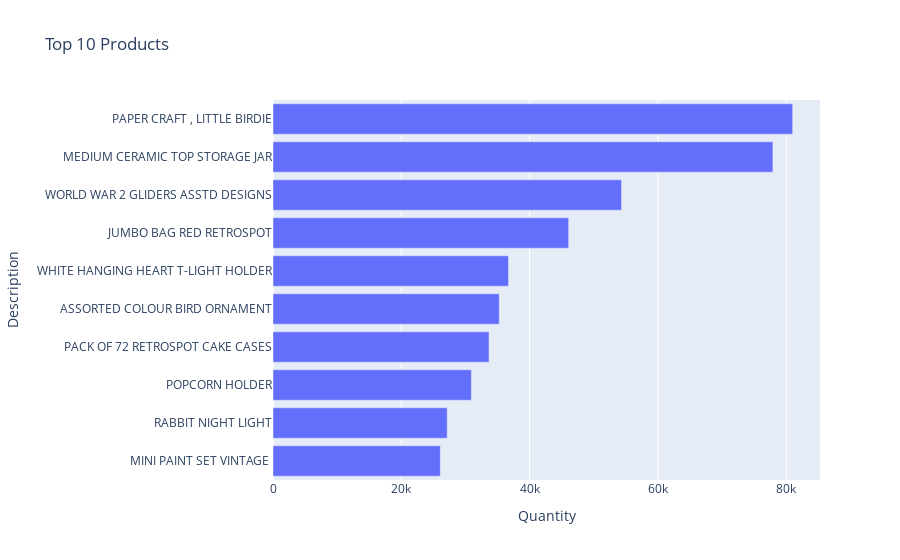

Write notebook code for a chart like this one.
### Code cell
px.bar(top10_product.head(10).sort_values('Quantity', ascending=True), y='Description', x='Quantity', title='Top 10 Products',orientation='h')

### Figure 1 — Plotly figure (JSON) as saved in the notebook; plotly's stock layout.template omitted (floating-point values rounded to 4 significant figures)
{"data": [{"alignmentgroup": "True", "hovertemplate": "Quantity=%{x}<br>Description=%{y}<extra></extra>", "legendgroup": "", "marker": {"color": "#636efa", "pattern": {"shape": ""}}, "name": "", "offsetgroup": "", "orientation": "h", "showlegend": false, "textposition": "auto", "type": "bar", "x": [26076, 27153, 30919, 33670, 35263, 36706, 46078, 54319, 77916, 80995], "xaxis": "x", "y": ["MINI PAINT SET VINTAGE ", "RABBIT NIGHT LIGHT", "POPCORN HOLDER", "PACK OF 72 RETROSPOT CAKE CASES", "ASSORTED COLOUR BIRD ORNAMENT", "WHITE HANGING HEART T-LIGHT HOLDER", "JUMBO BAG RED RETROSPOT", "WORLD WAR 2 GLIDERS ASSTD DESIGNS", "MEDIUM CERAMIC TOP STORAGE JAR", "PAPER CRAFT , LITTLE BIRDIE"], "yaxis": "y"}], "layout": {"autosize": true, "barmode": "relative", "legend": {"tracegroupgap": 0}, "title": {"text": "Top 10 Products"}, "xaxis": {"anchor": "y", "autorange": true, "domain": [0, 1], "range": [0, 85260.0], "title": {"text": "Quantity"}, "type": "linear"}, "yaxis": {"anchor": "x", "autorange": true, "domain": [0, 1], "range": [-0.5, 9.5], "title": {"text": "Description"}, "type": "category"}}}
